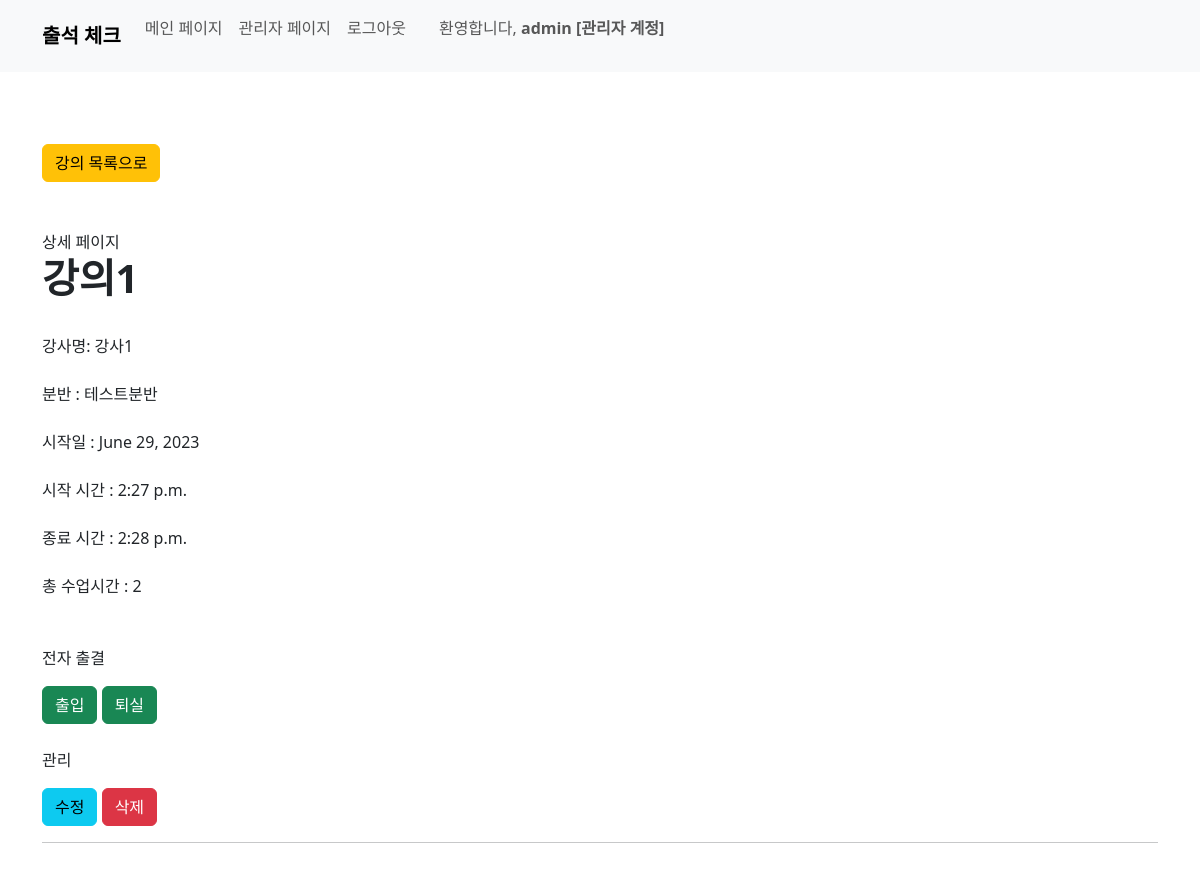
/course/detail/1/ (signed in), run on the app's committed database.
### course/models.py (models this page shows, shortened)
class Course(models.Model):
    course_name = models.CharField(max_length=50)
    teacher_name = models.CharField(max_length=20)
    division_name = models.ForeignKey(Division, on_delete=models.CASCADE)
    start_date = models.DateField()
    start_at = models.TimeField()
    end_at = models.TimeField()
    hours = models.IntegerField()

### user/models.py (models this page shows)
class Division(models.Model):
    name = models.CharField(max_length=50)
    def __str__(self):
        return self.name

### course/views.py (the view)
# urls.py: path('detail/<int:pk>/', views.course_detail, name='course_detail'),
@user_passes_test(lambda u: u.is_staff, login_url='/') # 권한 없으면 홈으로
def course_detail(request, pk):
    course = get_object_or_404(Course, pk=pk)
    context = {'course': course}
    return render(request, 'course/course_detail.html', context)

### course/templates/course/course_detail.html (shortened to what this page needs)
{% load static %}
{% load django_bootstrap5 %}
{% bootstrap_css %}
<!DOCTYPE html>
<html>
<head>
</head>
<body>
  {% include 'home/navbar.html' %}
  <br><br><br>
    <div class="container">
      <a class="btn btn-warning" href="{% url 'course:course_list' course.division_name_id %}" role="button">
        강의 목록으로
      </a>
      <br><br><br>
      상세 페이지
      <h1><b>{{ course.course_name }}</b></h1>
      <br>
      강사명: {{course.teacher_name }} <br><br>
      분반 : {{ course.division_name }} <br><br>
      시작일 : {{ course.start_date }} <br><br>
      시작 시간 : {{ course.start_at }} <br><br>
      종료 시간 : {{ course.end_at }} <br><br>
      총 수업시간 : {{ course.hours}} <br><br>
      <br>
      <p>전자 출결</p>
      <a class="btn btn-success" href="{% url 'course:QRScanner_in' course.pk %}" role="button">출입</a>
      <a class="btn btn-success" href="{% url 'course:QRScanner_out' course.pk %}" role="button">퇴실</a>
      <br><br>
      <p>관리</p>
      <a class="btn btn-info" href="{% url 'course:edit_course' course.pk %}" role="button">수정</a>
      <a class="btn btn-danger" href="{% url 'course:delete_course' course.pk %}" role="button">삭제</a>
      <br>
      <hr>
      <br>
  </div>
</body>
</html>

### home/templates/home/navbar.html (shortened to what this page needs)
{% load django_bootstrap5 %}
{% bootstrap_css %}
<nav class="navbar navbar-expand-lg bg-body-tertiary bg-light">
  <div class="container-fluid container">
      <a class="navbar-brand" href="{% url 'home:home' %}"><b>출석 체크</b></a>
      <div class="collapse navbar-collapse" id="navbarNav">
          <ul class="navbar-nav mb-3">
              {% if user.is_authenticated %}
                  {% if user.is_staff %}
                      <li class="nav-item">
                        <a class="nav-link" aria-current="page" href="{% url 'home:home' %}">메인 페이지</a>
                      </li>
                      <li class="nav-item">
                        <a class="nav-link" aria-current="page" href="{% url 'user:admin_home' %}">관리자 페이지</a>
                      </li>
                      <li class="nav-item">
                        <a class="nav-link" aria-current="page" href="{% url 'home:logout' %}">로그아웃</a>
                      </li>
                      {% if user.student %}
                      <span class="navbar-text mr-3">
                        &nbsp;&nbsp;&nbsp;&nbsp;&nbsp; 환영합니다, <b> {{ user.student }} </b>
                      </span>
                      {% else %}
                      <span class="navbar-text mr-3">
                        &nbsp;&nbsp;&nbsp;&nbsp;&nbsp; 환영합니다, <b> {{ user }} [관리자 계정] </b>
                      </span>
                      {% endif %}
                  {% endif %}
              {% else %}
                <li class="nav-item">
                  <a class="nav-link active" href="{% url 'home:login' %}">로그인</a>
                </li>
              {% endif %}
          </ul>
      </div>
  </div>
</nav>

### data on the page
Course: course_name "강의1", teacher_name "강사1", division_name "테스트분반", start_date "June 29, 2023", start_at "2:27 p.m.", end_at "2:28 p.m.", hours "2"

### other printed values
{{ user }} "admin"
